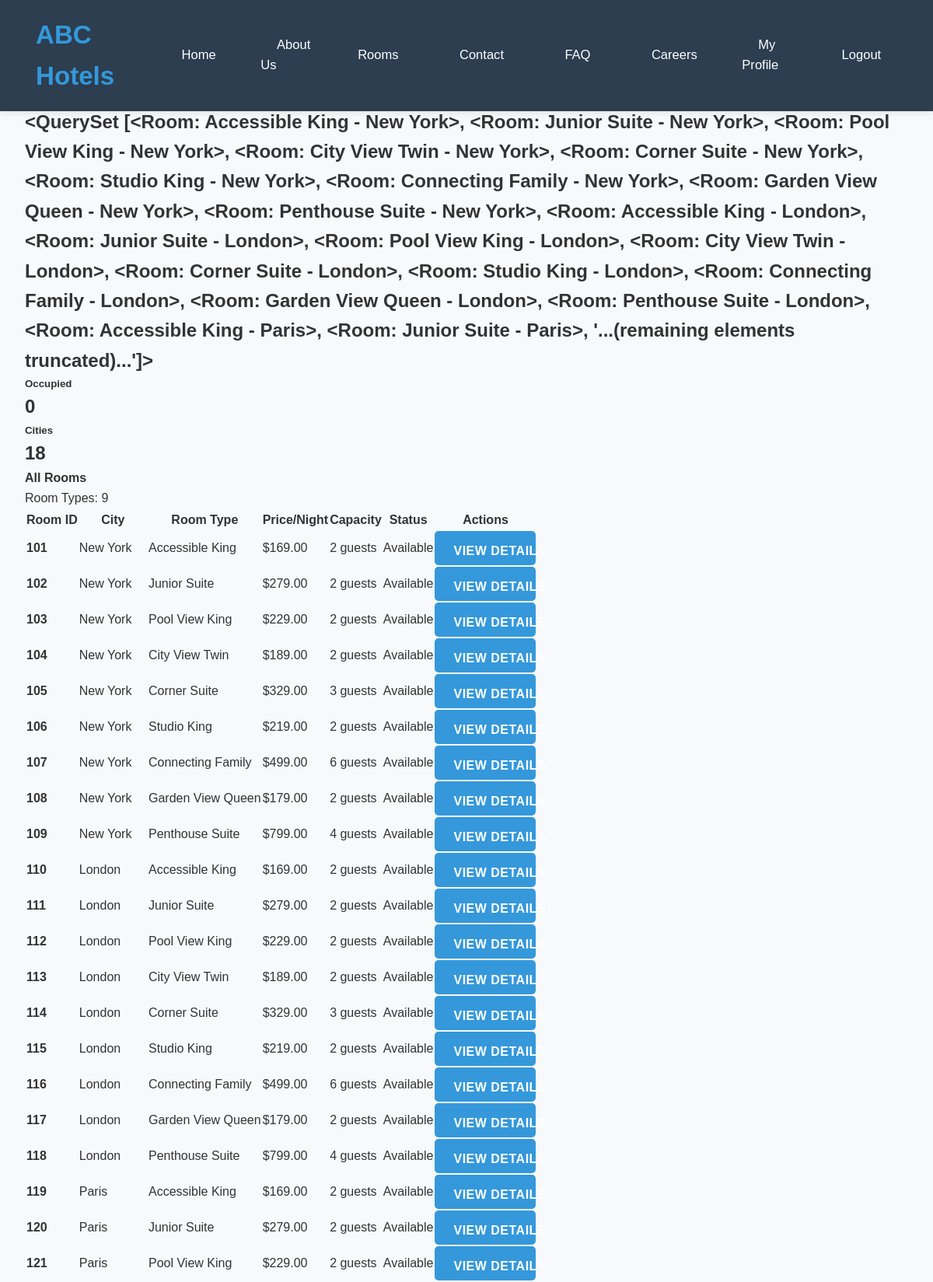
Screenshot of /room-admin/ (signed in, upper part) with the database file from the repository.
### hotel/models.py (models this page shows, shortened)
class Room(models.Model):
    city = models.ForeignKey(City, on_delete=models.CASCADE, related_name='rooms')
    room_type = models.ForeignKey(RoomType, on_delete=models.CASCADE)
    is_available = models.BooleanField(default=True)
    image = models.ImageField(upload_to='images/room_specific/', blank=True,
    null=True, verbose_name='Room Specific Image')
    def __str__(self):
        return f"{self.room_type.name} - {self.city.name}"

class RoomType(models.Model):
    name = models.CharField(max_length=100, unique=True)
    description = models.TextField()
    price_per_night = models.DecimalField(max_digits=8, decimal_places=2)
    capacity = models.PositiveIntegerField()
    image = models.ImageField(upload_to='images/room/', null=True, blank=True)
    class Meta:
        ordering = ['name']

class City(models.Model):
    name = models.CharField(max_length=100)
    description = models.TextField()
    image = models.ImageField(upload_to='images/city/', null=True, blank=True)
    is_active = models.BooleanField(default=True)
    class Meta:
        verbose_name = 'City'
        verbose_name_plural = 'Cities'

### hotel/views.py (the view)
# urls.py: path('room-admin/', views.room_admin, name='room_admin'),
@staff_member_required
def room_admin(request):
    rooms = Room.objects.all().select_related('city', 'room_type')
    cities = City.objects.all()
    room_types = RoomType.objects.all()
    available_rooms = rooms.filter(is_available=True)
    context = {
        'rooms': rooms,
        'cities': cities,
        'room_types': room_types,
        'available_rooms': available_rooms,
        'occupied_rooms': rooms.count() - available_rooms.count(),
    }
    return render(request, 'hotel/room_admin.html', context)

### templates/hotel/room_admin.html (shortened to what this page needs)
{% extends 'base.html' %}
{% block content %}
<div class="container mt-4">
    <div class="d-flex justify-content-between align-items-center mb-4">
        <h1>Room Administration</h1>
        <a href="/admin/" class="btn btn-outline-primary">Django Admin</a>
    </div>
    <div class="row mb-4">
        <div class="col-md-3">
            <div class="card text-white bg-primary">
                <div class="card-body">
                    <h5 class="card-title">Total Rooms</h5>
                </div>
            </div>
        </div>
        <div class="col-md-3">
            <div class="card text-white bg-success">
                <div class="card-body">
                    <h5 class="card-title">Available</h5>
                    <h2 class="card-text">{{ available_rooms }}</h2>
                </div>
            </div>
        </div>
        <div class="col-md-3">
            <div class="card text-white bg-warning">
                <div class="card-body">
                    <h5 class="card-title">Occupied</h5>
                    <h2 class="card-text">{{ occupied_rooms }}</h2>
                </div>
            </div>
        </div>
        <div class="col-md-3">
            <div class="card text-white bg-info">
                <div class="card-body">
                    <h5 class="card-title">Cities</h5>
                    <h2 class="card-text">{{ cities.count }}</h2>
                </div>
            </div>
        </div>
    </div>
    <div class="card">
        <div class="card-header d-flex justify-content-between align-items-center">
            <h4 class="mb-0">All Rooms</h4>
            <span class="badge bg-primary">Room Types: {{ room_types.count }}</span>
        </div>
        <div class="card-body">
            {% if rooms %}
            <div class="table-responsive">
                <table class="table table-striped table-hover">
                    <thead class="table-dark">
                        <tr>
                            <th>Room ID</th>
                            <th>City</th>
                            <th>Room Type</th>
                            <th>Price/Night</th>
                            <th>Capacity</th>
                            <th>Status</th>
                            <th>Actions</th>
                        </tr>
                    </thead>
                    <tbody>
                        {% for room in rooms %}
                        <tr>
                            <td><strong>{{ room.id }}</strong></td>
                            <td>{{ room.city.name }}</td>
                            <td>{{ room.room_type.name }}</td>
                            <td>${{ room.room_type.price_per_night }}</td>
                            <td>{{ room.room_type.capacity }} guests</td>
                            <td>
                                {% if room.is_available %}
                                    <span class="badge bg-success">Available</span>
                                {% else %}
                                    <span class="badge bg-danger">Occupied</span>
                                {% endif %}
                            </td>
                            <td>
                                <a href="{% url 'room_detail' room.id %}" class="btn btn-sm btn-outline-primary">View Details</a>
                            </td>
                        </tr>
                        {% endfor %}
                    </tbody>
                </table>
            </div>
            {% else %}
            <div class="text-center py-4">
                <h5>No rooms found in the database.</h5>
                <p class="text-muted">Use the import script to add room data.</p>
                <a href="/admin/hotel/room/" class="btn btn-primary">Add Rooms in Admin</a>
            </div>
            {% endif %}
        </div>
    </div>
</div>
{% endblock %}

### static/css/style.css (style rules this page uses)
:root { --primary-color: #2c3e50; --secondary-color: #3498db; --accent-color: #c74c3c; --light-color: #ecf0f1; --dark-color: #34495e; --success-color: #27ae60; --warning-color: #f39c12; --danger-color: #c74c3c; --button-width: 130px; --button-height: 44px; }
* { margin: 0; padding: 0; box-sizing: border-box; }
body { font-family: 'Segoe UI', Tahoma, Geneva, Verdana, sans-serif; line-height: 1.6; color: #333; background-color: #f8f9fa; }
.container { max-width: 1200px; margin: 0 auto; padding: 0 2rem; }
.btn { display: inline-flex; align-items: center; justify-content: center; background: var(--accent-color); color: white; padding: 0.8rem 2rem; text-decoration: none; border-radius: 5px; border: none; cursor: pointer; transition: all 0.3s ease; font-weight: 600; text-transform: uppercase; letter-spacing: 0.5px; width: var(--button-width); height: var(--button-height); white-space: nowrap; }

### templates/base.html (style rules this page uses)
* { margin: 0; padding: 0; box-sizing: border-box; }
body { font-family: 'Arial', sans-serif; line-height: 1.6; color: #333; }
.container { max-width: 1200px; margin: 0 auto; padding: 0 2rem; }
.btn { display: inline-block; background: #3498db; color: white; padding: 0.8rem 1.5rem; text-decoration: none; border-radius: 5px; border: none; cursor: pointer; transition: background 0.3s; }

### rows the page displays
Room: room_type+city "<QuerySet [<Room: Accessible King - New York>, <Room: Junior Suite - New York>, <Room: Pool View King - New York>, <Room: City View Twin - New York>, <Room: Corner Suite - New York>, <Room: Studio King - New York>, <Room: Connecting Family - New York>, <Room: Garden View Queen - New York>, <Room: Penthouse Suite - New York>, <Room: Accessible King - London>, <Room: Junior Suite - London>, <Room: Pool View King - London>, <Room: City View Twin - London>, <Room: Corner Suite - London>, <Room: Studio King - London>, <Room: Connecting Family - London>, <Room: Garden View Queen - London>, <Room: Penthouse Suite - London>, <Room: Accessible King - Paris>, <Room: Junior Suite - Paris>,…", id "101", city.name "New York", room_type.name "Accessible King", room_type.price_per_night "169.00", room_type.capacity "2", is_available "Available"
Room: id "102", city.name "New York", room_type.name "Junior Suite", room_type.price_per_night "279.00", room_type.capacity "2", is_available "Available"
Room: id "103", city.name "New York", room_type.name "Pool View King", room_type.price_per_night "229.00", room_type.capacity "2", is_available "Available"
Room: id "104", city.name "New York", room_type.name "City View Twin", room_type.price_per_night "189.00", room_type.capacity "2", is_available "Available"
Room: id "105", city.name "New York", room_type.name "Corner Suite", room_type.price_per_night "329.00", room_type.capacity "3", is_available "Available"
Room: id "106", city.name "New York", room_type.name "Studio King", room_type.price_per_night "219.00", room_type.capacity "2", is_available "Available"
Room: id "107", city.name "New York", room_type.name "Connecting Family", room_type.price_per_night "499.00", room_type.capacity "6", is_available "Available"
Room: id "108", city.name "New York", room_type.name "Garden View Queen", room_type.price_per_night "179.00", room_type.capacity "2", is_available "Available"
Room: id "109", city.name "New York", room_type.name "Penthouse Suite", room_type.price_per_night "799.00", room_type.capacity "4", is_available "Available"
Room: id "110", city.name "London", room_type.name "Accessible King", room_type.price_per_night "169.00", room_type.capacity "2", is_available "Available"
Room: id "111", city.name "London", room_type.name "Junior Suite", room_type.price_per_night "279.00", room_type.capacity "2", is_available "Available"
Room: id "112", city.name "London", room_type.name "Pool View King", room_type.price_per_night "229.00", room_type.capacity "2", is_available "Available"
Room: id "113", city.name "London", room_type.name "City View Twin", room_type.price_per_night "189.00", room_type.capacity "2", is_available "Available"
Room: id "114", city.name "London", room_type.name "Corner Suite", room_type.price_per_night "329.00", room_type.capacity "3", is_available "Available"
Room: id "115", city.name "London", room_type.name "Studio King", room_type.price_per_night "219.00", room_type.capacity "2", is_available "Available"
Room: id "116", city.name "London", room_type.name "Connecting Family", room_type.price_per_night "499.00", room_type.capacity "6", is_available "Available"
Room: id "117", city.name "London", room_type.name "Garden View Queen", room_type.price_per_night "179.00", room_type.capacity "2", is_available "Available"
Room: id "118", city.name "London", room_type.name "Penthouse Suite", room_type.price_per_night "799.00", room_type.capacity "4", is_available "Available"
Room: id "119", city.name "Paris", room_type.name "Accessible King", room_type.price_per_night "169.00", room_type.capacity "2", is_available "Available"
Room: id "120", city.name "Paris", room_type.name "Junior Suite", room_type.price_per_night "279.00", room_type.capacity "2", is_available "Available"
Room: id "121", city.name "Paris", room_type.name "Pool View King", room_type.price_per_night "229.00", room_type.capacity "2", is_available "Available"

### other values shown
{{ occupied_rooms }} "0"
{{ cities.count }} "18"
{{ room_types.count }} "9"
